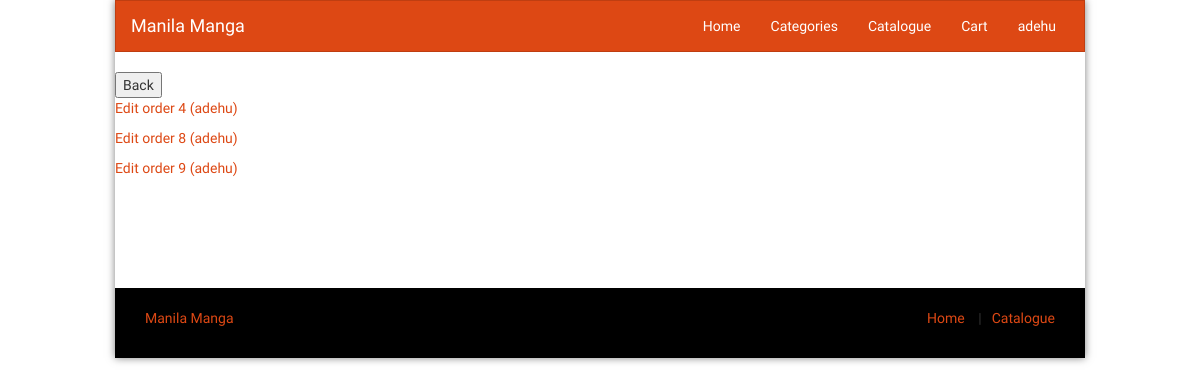
The app's page /mngord1.php (signed in), older data.
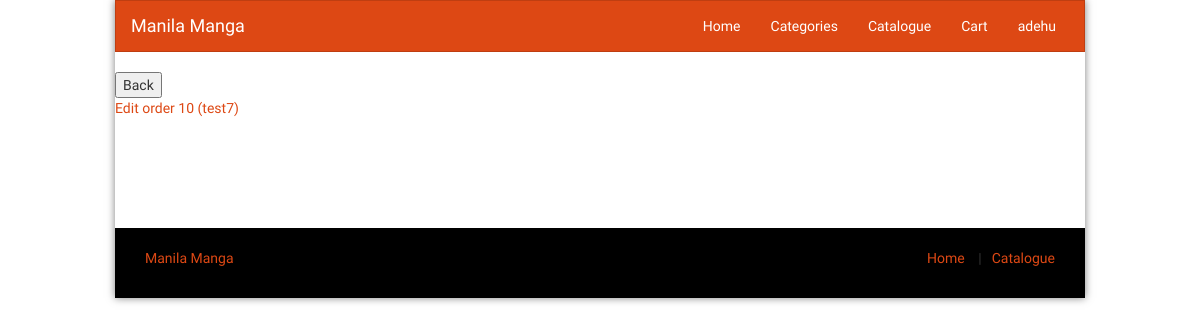
The same page, newer data.
### tables this page shows
CREATE TABLE "users" (
	"userId"	INTEGER NOT NULL UNIQUE,
	"username"	TEXT,
	"password"	TEXT,
	"isAdmin"	INTEGER DEFAULT 0,
	PRIMARY KEY("userId" AUTOINCREMENT)
);

CREATE TABLE "orders" (
	"orderId"	INTEGER NOT NULL UNIQUE,
	"userId"	INTEGER NOT NULL,
	"dateValidated"	TEXT NOT NULL,
	"totalPrice"	INTEGER NOT NULL,
	"totalArticle"	INTEGER NOT NULL,
	"isValidated"	INTEGER,
	PRIMARY KEY("orderId" AUTOINCREMENT)
);

### mngord1.php (the view, shortened to what this page needs)
<?php session_start();
include('navbar.php');
echo '<button onclick="history.go(-1);">Back </button>';
$ordersDataQuery='SELECT * from orders';
$ordersData=$db->query($ordersDataQuery);
while ($orderData=$ordersData->fetchArray()){
    $catchingConsumerName='SELECT username FROM users WHERE userId in (SELECT userId FROM orders WHERE orderId = '.$orderData['orderId'].')';
    $consumerName=$db->query($catchingConsumerName)->fetchArray();
    echo '<div class="admp">
        <p>
        <a href="mngord111.php?id='.$orderData['orderId'].'">Edit order '.$orderData['orderId'].' ('.$consumerName['username'].')</a>
        </p>
        </div>';
}
include'footer.php';
unset($db);?>

### navbar.php (shortened to what this page needs)
<?php echo '<!doctype html>
<head>
    <link defer rel="stylesheet" href="bootstrap.min.css"/>
    <link rel="stylesheet" href="style2.css"/>
</head>
<head>
    <link defer rel="stylesheet" href="bootstrap.min.css"/>
    <link rel="stylesheet" href="style2.css"/>
</head>
<body class="layout-boxed">
    <div class="wrapper">
        <nav class="navbar navbar-default" role="navigation">
            <div class="container">
                <div class="navbar-header">
                    <h1 class="" style="margin:0;">
                        <a class="navbar-brand" href="index.php">
                            Manila Manga
                        </a>
                    </h1>
                </div>
                <div class="collapse navbar-collapse" id="navbar-menu">
                    <ul class="nav navbar-nav  navbar-right">
                        <li>
                            <a href="index.php" title="Home">
                                Home
                            </a>
                        </li>
                        <li>
                            <a href="categories.php" title="Categories">
                                Categories
                            </a>
                        </li>
                        <li>
                            <a href="catalogue.php" title="Catalogue Mangas">
                                Catalogue
                            </a>
                        </li>
                        <li>
                            <a href="cart.php" title="Cart">
                                Cart
                            </a>
                        </li>';
        if(isset($_SESSION['userId'])) {
            $db=new SQLite3('r209-db-01.sqlite');
            $id=$_SESSION['userId'];
            $getUsername='SELECT * FROM users WHERE userId = '.$id.'';
            $querry=$db->query($getUsername);
            $username=$querry->fetchArray();
            echo '<li>
                    <a href="user.php">'.$username[1].'</a>
                </li>';
        }
        echo '</a>
                        </li>
                    </ul>
                </div>
            </div>
            </nav>';
?>

### footer.php
<?php echo '<div class=" container ">
            <div class="row">
                <div class="col-sm-12">
                    <div class="row">
                        <div class="manga-footer">
                            <ul class=" pull-right ">
                                <li>
                                    <a href="index.php" title="Home">
                                        Home
                                    </a>
                                </li>
                                <li>
                                    <a href="catalogue.php" title="Mangas">
                                        Catalogue
                                    </a>
                                </li>
                            </ul>
                            <a href="index.php">Manila Manga</a>
                        </div>
                    </div>
                </div>
            </div>
        </div>
    </div>
</div>
</body>
</html>
';?>

### style2.css (style rules this page uses)
.layout-boxed { background: url(605743.jpg) repeat fixed }
.layout-boxed .container { max-width: 970px }
.layout-boxed .wrapper { background-color: #fff; max-width: 970px; margin: 0 auto; box-shadow: 0 0 8px rgba(0, 0, 0, .5); position: relative }
.navbar-default { border-radius: 0 }
ul { list-style: none; padding: 0; margin: 0 }
.manga-footer { background-color: #000; margin-top: 100px; padding: 20px 30px 30px }
.manga-footer li { float: left }
.manga-footer li::after { content: "|"; padding: 0 10px }
.manga-footer li:last-child:after { content: ''; padding: 0 }

Row changes from the older to the newer data that the page shows:
removed orders: orderId "4", userId.username "adehu"
removed orders: orderId "8", userId.username "adehu"
removed orders: orderId "9", userId.username "adehu"
added orders: orderId "10", userId.username "test7"
